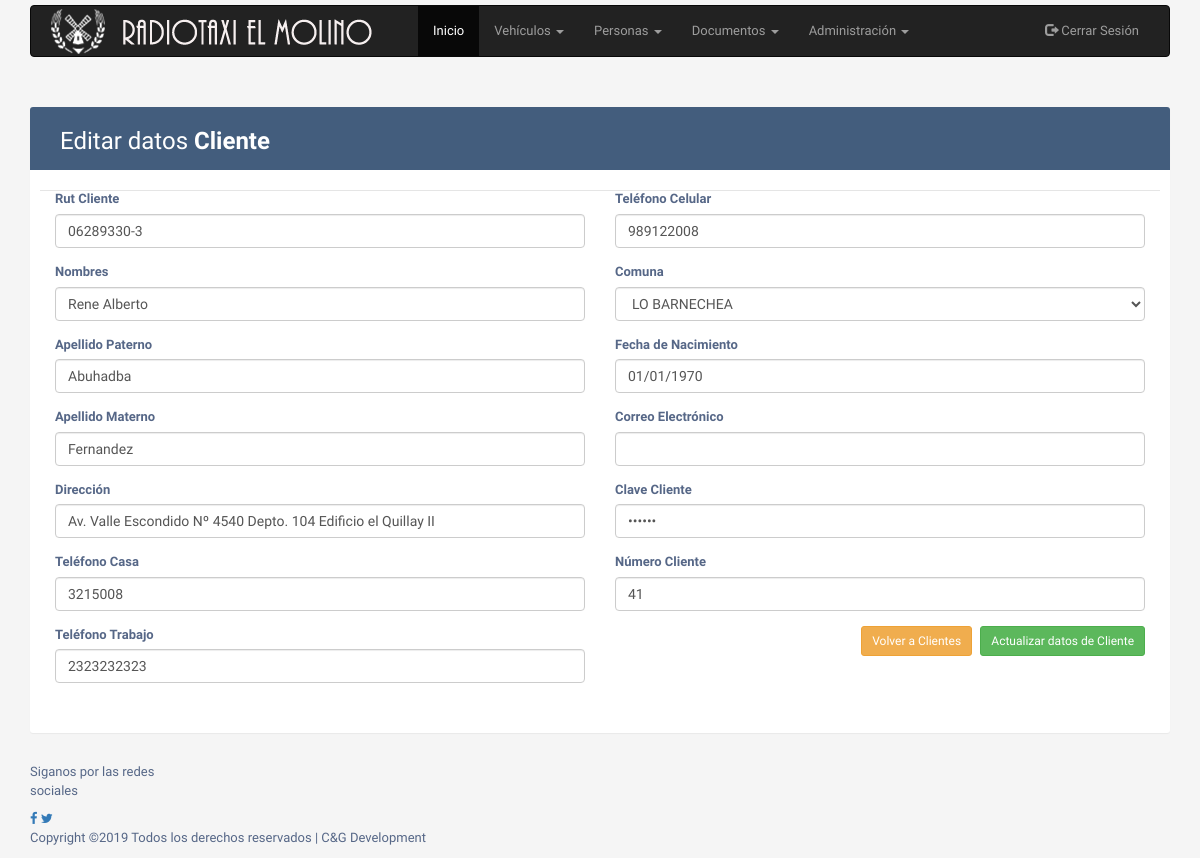
The page /Cliente/obtenerCliente/121 on the database its author committed.
### tables this page shows
CREATE TABLE `cliente` (
  `ClienteCodigo` int(11) NOT NULL,
  `ClienteRut` varchar(12) NOT NULL,
  `ClienteNombres` varchar(50) DEFAULT NULL,
  `ClienteApellidoPat` varchar(50) DEFAULT NULL,
  `ClienteApellidoMat` varchar(50) DEFAULT NULL,
  `ClienteDireccion` varchar(200) DEFAULT NULL,
  `ClienteFonoCasa` varchar(50) DEFAULT NULL,
  `ClienteFonoTrabajo` varchar(50) DEFAULT NULL,
  `ClienteFonoCelular` varchar(20) DEFAULT NULL,
  `ComunaCodigo` int(11) DEFAULT '0',
  `ClienteFecNac` varchar(10) DEFAULT NULL,
  `ClienteEmail` varchar(50) DEFAULT NULL,
  `ClienteTipoCodigo` int(11) DEFAULT '1',
  `ClienteEmpRLRut` varchar(12) DEFAULT NULL,
  `ClienteEmpRLNombres` varchar(200) DEFAULT NULL,
  `ClienteEmpRLDireccion` varchar(50) DEFAULT NULL,
  `ClienteEmpRLFono` varchar(50) DEFAULT NULL,
  `ClienteEmpRLCelular` varchar(50) DEFAULT NULL,
  `ClienteEmpRLEmail` varchar(50) DEFAULT NULL,
  `ClienteClave` varchar(10) DEFAULT '123456',
  `ClienteNumero` int(11) DEFAULT '0'
);

### application/controllers/Cliente.php (called while the page is built, shortened)
<?php defined('BASEPATH') OR exit('No direct script access allowed');
class Cliente extends CI_Controller {
    public function __construct() {
        $this->load->model('Cliente_model', 'ClienteModel');
        $this->load->model('ComboBoxes_Model', 'ComboBoxes');
        $this->load->helper('url');
    }
    public function obtenerCliente($cod){
        $data['comunas'] = $this->ComboBoxes->getComunas();
        $data['cliente'] = $this->ClienteModel->obtenerCliente($cod);
        $this->load->view('sis_header_private.php');
        $this->load->view("User/editCliente_view", $data);
        $this->load->view('sis_footer_private.php');
    }
}

### index.php (called while the page is built, shortened)
<?php
require_once BASEPATH.'core/CodeIgniter.php';

### application/models/Cliente_model.php (called while the page is built, shortened)
<?php
class Cliente_model extends CI_Model{
	public function obtenerCliente($cod){
		$sql = ("SELECT cliente.*, comuna.ComunaNombre FROM cliente, comuna WHERE cliente.ComunaCodigo = comuna.ComunaCodigo AND cliente.ClienteCodigo = $cod");
        $consulta = $this->db->query($sql);
		return $consulta->result();
	}
}

### application/models/ComboBoxes_Model.php (called while the page is built, shortened)
<?php
class ComboBoxes_Model extends CI_Model{
        public function getComunas() {
        $this->db->from('comuna');
        $this->db->order_by("ComunaNombre", "asc");
        $comunas = $this->db->get();
        if($comunas->num_rows() > 0){
            return $comunas->result();
        }
    }
}

### application/views/User/editCliente_view.php (the view, shortened to what this page needs)
<div class="container">
        <div class="table-wrapper">
            <div class="table-title">
                <div class="row">
                    <div class="col-sm-6">
                        <h2>Editar datos <b>Cliente</b></h2>
                    </div>
                </div>
            </div>
             <div class="row">
                 <form name="nuevo_form" id="nuevo_form" action="<?=base_url("Cliente/actualiza");?>" method="post">
                    <div class="col-sm-6">
                    <?php foreach($cliente as $row){ ?>
                        <div class="form-group">
                            <label>Rut Cliente</label>
                            <input type="text" class="form-control" name="rut" id="rut" value="<?= $row->ClienteRut ?>">
                        </div>
                        <div class="form-group">
                            <label>Nombres</label>
                            <input type="text" class="form-control" name="nombres" id="nombres" value="<?= $row->ClienteNombres ?>">
                        </div>
                        <div class="form-group">
                            <label>Apellido Paterno</label>
                            <input type="text" class="form-control" name="pat" id="pat" value="<?= $row->ClienteApellidoPat ?>">
                        </div>
                        <div class="form-group">
                            <label>Apellido Materno</label>
                            <input type="text" class="form-control" name="mat" id="mat" value="<?= $row->ClienteApellidoMat ?>">
                        </div>
                        <div class="form-group">
                            <label>Dirección</label>
                            <input type="text" class="form-control" name="dir" id="dir" value="<?= $row->ClienteDireccion ?>">
                        </div>
                        <div class="form-group">
                            <label>Teléfono Casa</label>
                            <input type="text" class="form-control" name="telcasa" id="telcasa" value="<?= $row->ClienteFonoCasa ?>">
                        </div>
                        <div class="form-group">
                            <label>Teléfono Trabajo</label>
                            <input type="text" class="form-control" name="telpega" id="telpega" value="<?= $row->ClienteFonoTrabajo ?>">
                        </div>
                    </div>
                    <div class="col-sm-6">
                        <div class="form-group">
                            <label>Teléfono Celular</label>
                            <input type="text" class="form-control" name="telcel" id="telcel" value="<?= $row->ClienteFonoCelular ?>">
                        </div>
                        <div class="form-group">
                            <label>Comuna</label>
                             <select id="com" name="com" class="form-control">
                                <?php foreach ($comunas as $i) {
                                    echo '<option value="'. $i->ComunaCodigo .'">'. $i->ComunaNombre .'</option>';
                                } ?>
                            </select>
                        </div>
                        <div class="form-group">
                            <label>Fecha de Nacimiento</label>
                            <input type="text" class="form-control" name="nac" id="nac" value="<?= $row->ClienteFecNac ?>">
                        </div>
                        <div class="form-group">
                            <label>Correo Electrónico</label>
                            <input type="text" class="form-control" name="email" id="email" value="<?= $row->ClienteEmail ?>">
                        </div>
                        <div class="form-group">
                            <label>Clave Cliente</label>
                            <input type="password" class="form-control" name="clavecli" id="clavecli" value="<?= $row->ClienteClave ?>">
                        </div>
                        <div class="form-group">
                            <label>Número Cliente</label>
                            <input type="text" class="form-control" name="numcli" id="numcli" value="<?= $row->ClienteNumero ?>">
                        </div>
                    </div>
                    <p>
                    <div class="modal-footer">
                            <a class="btn btn-warning btn-sm" href=<?=base_url("Cliente/mostrar")?>>Volver a Clientes</a>
                            <input type="submit" class="btn btn-success btn-sm" value="Actualizar datos de Cliente">
                    </div>
                    <?php } ?>
                </form>
                </div>
        </div>
    </div>

### assets/css/panel.css (style rules this page uses)
body { margin-top:5px; color: #566787; background: #f5f5f5; font-family: 'Varela Round', sans-serif; font-size: 13px; }
.table-wrapper { background: #fff; padding: 20px 25px; margin: 30px 0; border-radius: 3px; box-shadow: 0 1px 1px rgba(0,0,0,.05); }
.table-title { padding-bottom: 15px; background: #435d7d; color: #fff; padding: 16px 30px; margin: -20px -25px 10px; border-radius: 3px 3px 0 0; }
.table-title h2 { margin: 5px 0 0; font-size: 24px; }

### rows shown on the page
cliente: rut "06289330-3", nombres "Rene Alberto", pat "Abuhadba", mat "Fernandez", dir "Av. Valle Escondido Nº 4540 Depto. 104 Edificio el Quillay II", telcasa "3215008", telpega "2323232323", telcel "989122008", nac "01/01/1970", numcli "41"

### other values the page prints
form field com "LO BARNECHEA"
